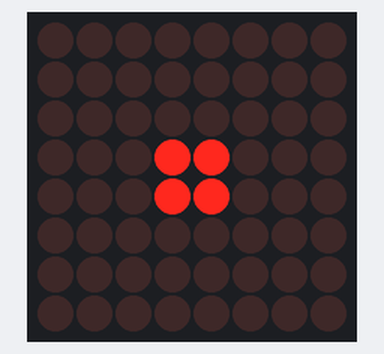
The sketch below on a simulated Arduino Uno, built with avr-gcc and run on an emulated ATmega328P. Parts: 8×8 LED matrix.

Above: at 0.2 s.
At 0.76 s:
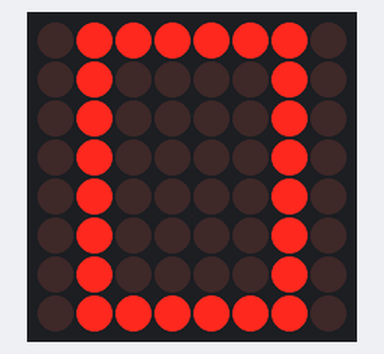
At 1.36 s:
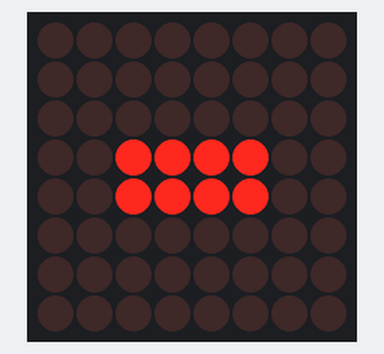
At 1.87 s:
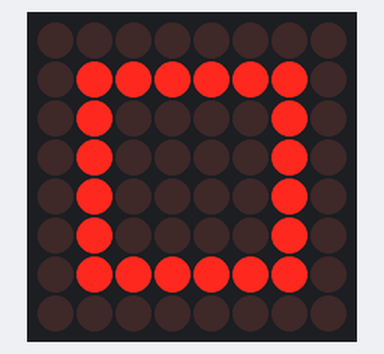
At 2.48 s:
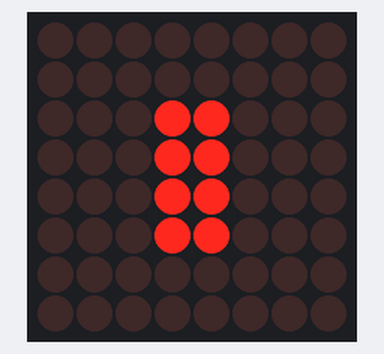

The sketch:

Led_Matrix.ino
```cpp
//We always have to include the library
#include "LedControl.h"

/*
 Now we need a LedControl to work with.
 ***** These pin numbers will probably not work with your hardware *****
 pin 12 is connected to the DataIn
 pin 11 is connected to the CLK
 pin 10 is connected to LOAD or CS
 We have only a single MAX72XX.
 */
LedControl lc=LedControl(12,11,10,1);

/* we always wait a bit between updates of the display */
unsigned long delaytime=100;

void setup() {
  /*
   The MAX72XX is in power-saving mode on startup,
   we have to do a wakeup call
   */
  lc.shutdown(0,false);
  /* Set the brightness to a medium values */
  lc.setIntensity(0,8);
  /* and clear the display */
  lc.clearDisplay(0);
}

// Go to https://xantorohara.github.io/led-matrix-editor to make or configure what you want to see on your LED matrix.


void writeArduinoOnMatrix() {
  /* here is the data for the characters */
  byte a[8]={B00000000,B00000000,B00000000,B00000000,B00000000,B00000000,B00000000,B00000000};
  byte b[8]={B00000000,B00000000,B00000000,B00011000,B00011000,B00000000,B00000000,B00000000};
  byte c[8]={B00000000,B00000000,B00000000,B00011000,B00011000,B00000000,B00000000,B00000000};
  byte d[8]={B00000000,B00000000,B00011000,B00011000,B00011000,B00011000,B00000000,B00000000};
  byte e[8]={B00000000,B00011000,B00011000,B00011000,B00011000,B00011000,B00011000,B00000000};
  byte f[8]={B00011000,B00011000,B00011000,B00011000,B00011000,B00011000,B00011000,B00011000};
  byte g[8]={B00111100,B00100100,B00100100,B00100100,B00100100,B00100100,B00100100,B00111100};
  byte h[8]={B01111110,B01000010,B01000010,B01000010,B01000010,B01000010,B01000010,B01111110};
  byte i[8]={B11111111,B10000001,B10000001,B10000001,B10000001,B10000001,B10000001,B11111111};
  byte j[8]={B00000000,B11111111,B10000001,B10000001,B10000001,B10000001,B11111111,B00000000};
  byte k[8]={B00000000,B00000000,B11111111,B10000001,B10000001,B11111111,B00000000,B00000000};
  byte l[8]={B00000000,B00000000,B00000000,B11111111,B11111111,B00000000,B00000000,B00000000};
  byte m[8]={B00000000,B00000000,B00000000,B01111110,B01111110,B00000000,B00000000,B00000000};
  byte n[8]={B00000000,B00000000,B00000000,B00111100,B00111100,B00000000,B00000000,B00000000};
  byte o[8]={B00000000,B00000000,B00000000,B00011000,B00011000,B00000000,B00000000,B00000000};
  byte p[8]={B00000000,B00000000,B00111100,B00100100,B00100100,B00111100,B00000000,B00000000};
  byte q[8]={B00000000,B01111110,B01000010,B01000010,B01000010,B01000010,B01111110,B00000000};
  byte r[8]={B11111111,B10000001,B10000001,B10000001,B10000001,B10000001,B10000001,B11111111};
  byte s[8]={B00000000,B01111110,B01000010,B01000010,B01000010,B01000010,B01111110,B00000000};
  byte t[8]={B00000000,B00000000,B00111100,B00100100,B00100100,B00111100,B00000000,B00000000};
  byte u[8]={B00000000,B00000000,B00000000,B00011000,B00011000,B00000000,B00000000,B00000000};

  /* now display them one by one with a small delay */
  lc.setRow(0,0,a[0]);
  lc.setRow(0,1,a[1]);
  lc.setRow(0,2,a[2]);
  lc.setRow(0,3,a[3]);
  lc.setRow(0,4,a[4]);
  lc.setRow(0,5,a[5]);
  lc.setRow(0,6,a[6]);
  lc.setRow(0,7,a[7]);
  delay(delaytime);
  lc.setRow(0,0,b[0]);
  lc.setRow(0,1,b[1]);
  lc.setRow(0,2,b[2]);
  lc.setRow(0,3,b[3]);
  lc.setRow(0,4,b[4]);
  lc.setRow(0,5,b[5]);
  lc.setRow(0,6,b[6]);
  lc.setRow(0,7,b[7]);
  delay(delaytime);
  lc.setRow(0,0,c[0]);
  lc.setRow(0,1,c[1]);
  lc.setRow(0,2,c[2]);
  lc.setRow(0,3,c[3]);
  lc.setRow(0,4,c[4]);
  lc.setRow(0,5,c[5]);
  lc.setRow(0,6,c[6]);
  lc.setRow(0,7,c[7]);
  delay(delaytime);
  lc.setRow(0,0,d[0]);
  lc.setRow(0,1,d[1]);
  lc.setRow(0,2,d[2]);
  lc.setRow(0,3,d[3]);
  lc.setRow(0,4,d[4]);
  lc.setRow(0,5,d[5]);
  lc.setRow(0,6,d[6]);
  lc.setRow(0,7,d[7]);
  delay(delaytime);
  lc.setRow(0,0,e[0]);
  lc.setRow(0,1,e[1]);
  lc.setRow(0,2,e[2]);
  lc.setRow(0,3,e[3]);
  lc.setRow(0,4,e[4]);
  lc.setRow(0,5,e[5]);
  lc.setRow(0,6,e[6]);
  lc.setRow(0,7,e[7]);
  delay(delaytime);
  lc.setRow(0,0,f[0]);
  lc.setRow(0,1,f[1]);
  lc.setRow(0,2,f[2]);
  lc.setRow(0,3,f[3]);
  lc.setRow(0,4,f[4]);
  lc.setRow(0,5,f[5]);
  lc.setRow(0,6,f[6]);
  lc.setRow(0,7,f[7]);
  delay(delaytime);
  lc.setRow(0,0,g[0]);
  lc.setRow(0,1,g[1]);
  lc.setRow(0,2,g[2]);
  lc.setRow(0,3,g[3]);
  lc.setRow(0,4,g[4]);
  lc.setRow(0,5,g[5]);
  lc.setRow(0,6,g[6]);
  lc.setRow(0,7,g[7]);
  delay(delaytime);
  lc.setRow(0,0,h[0]);
  lc.setRow(0,1,h[1]);
  lc.setRow(0,2,h[2]);
  lc.setRow(0,3,h[3]);
  lc.setRow(0,4,h[4]);
  lc.setRow(0,5,h[5]);
  lc.setRow(0,6,h[6]);
  lc.setRow(0,7,h[7]);
  delay(delaytime);
  lc.setRow(0,0,i[0]);
  lc.setRow(0,1,i[1]);
  lc.setRow(0,2,i[2]);
  lc.setRow(0,3,i[3]);
  lc.setRow(0,4,i[4]);
  lc.setRow(0,5,i[5]);
  lc.setRow(0,6,i[6]);
  lc.setRow(0,7,i[7]);
  delay(delaytime);
  lc.setRow(0,0,j[0]);
  lc.setRow(0,1,j[1]);
  lc.setRow(0,2,j[2]);
  lc.setRow(0,3,j[3]);
  lc.setRow(0,4,j[4]);
  lc.setRow(0,5,j[5]);
  lc.setRow(0,6,j[6]);
  lc.setRow(0,7,j[7]);
  delay(delaytime);
  lc.setRow(0,0,k[0]);
  lc.setRow(0,1,k[1]);
  lc.setRow(0,2,k[2]);
  lc.setRow(0,3,k[3]);
  lc.setRow(0,4,k[4]);
  lc.setRow(0,5,k[5]);
  lc.setRow(0,6,k[6]);
  lc.setRow(0,7,k[7]);
  delay(delaytime);
  lc.setRow(0,0,l[0]);
  lc.setRow(0,1,l[1]);
  lc.setRow(0,2,l[2]);
  lc.setRow(0,3,l[3]);
  lc.setRow(0,4,l[4]);
  lc.setRow(0,5,l[5]);
  lc.setRow(0,6,l[6]);
  lc.setRow(0,7,l[7]);
  delay(delaytime);
  lc.setRow(0,0,m[0]);
  lc.setRow(0,1,m[1]);
  lc.setRow(0,2,m[2]);
  lc.setRow(0,3,m[3]);
  lc.setRow(0,4,m[4]);
  lc.setRow(0,5,m[5]);
  lc.setRow(0,6,m[6]);
  lc.setRow(0,7,m[7]);
  delay(delaytime);
  lc.setRow(0,0,n[0]);
  lc.setRow(0,1,n[1]);
  lc.setRow(0,2,n[2]);
  lc.setRow(0,3,n[3]);
  lc.setRow(0,4,n[4]);
  lc.setRow(0,5,n[5]);
  lc.setRow(0,6,n[6]);
  lc.setRow(0,7,n[7]);
  delay(delaytime);
  lc.setRow(0,0,o[0]);
  lc.setRow(0,1,o[1]);
  lc.setRow(0,2,o[2]);
  lc.setRow(0,3,o[3]);
  lc.setRow(0,4,o[4]);
  lc.setRow(0,5,o[5]);
  lc.setRow(0,6,o[6]);
  lc.setRow(0,7,o[7]);
  delay(delaytime);
  lc.setRow(0,0,p[0]);
  lc.setRow(0,1,p[1]);
  lc.setRow(0,2,p[2]);
  lc.setRow(0,3,p[3]);
  lc.setRow(0,4,p[4]);
  lc.setRow(0,5,p[5]);
  lc.setRow(0,6,p[6]);
  lc.setRow(0,7,p[7]);
  delay(delaytime);
  lc.setRow(0,0,q[0]);
  lc.setRow(0,1,q[1]);
  lc.setRow(0,2,q[2]);
  lc.setRow(0,3,q[3]);
  lc.setRow(0,4,q[4]);
  lc.setRow(0,5,q[5]);
  lc.setRow(0,6,q[6]);
  lc.setRow(0,7,q[7]);
  delay(delaytime);
  lc.setRow(0,0,r[0]);
  lc.setRow(0,1,r[1]);
  lc.setRow(0,2,r[2]);
  lc.setRow(0,3,r[3]);
  lc.setRow(0,4,r[4]);
  lc.setRow(0,5,r[5]);
  lc.setRow(0,6,r[6]);
  lc.setRow(0,7,r[7]);
  delay(delaytime);
  lc.setRow(0,0,s[0]);
  lc.setRow(0,1,s[1]);
  lc.setRow(0,2,s[2]);
  lc.setRow(0,3,s[3]);
  lc.setRow(0,4,s[4]);
  lc.setRow(0,5,s[5]);
  lc.setRow(0,6,s[6]);
  lc.setRow(0,7,s[7]);
  delay(delaytime);
  lc.setRow(0,0,t[0]);
  lc.setRow(0,1,t[1]);
  lc.setRow(0,2,t[2]);
  lc.setRow(0,3,t[3]);
  lc.setRow(0,4,t[4]);
  lc.setRow(0,5,t[5]);
  lc.setRow(0,6,t[6]);
  lc.setRow(0,7,t[7]);
  delay(delaytime);
  lc.setRow(0,0,u[0]);
  lc.setRow(0,1,u[1]);
  lc.setRow(0,2,u[2]);
  lc.setRow(0,3,u[3]);
  lc.setRow(0,4,u[4]);
  lc.setRow(0,5,u[5]);
  lc.setRow(0,6,u[6]);
  lc.setRow(0,7,u[7]);
  delay(delaytime);
}

void loop() {
  writeArduinoOnMatrix();
}
```

Measured:
- by itself, everything shown: repeats every 2.1 s, in 20 steps
